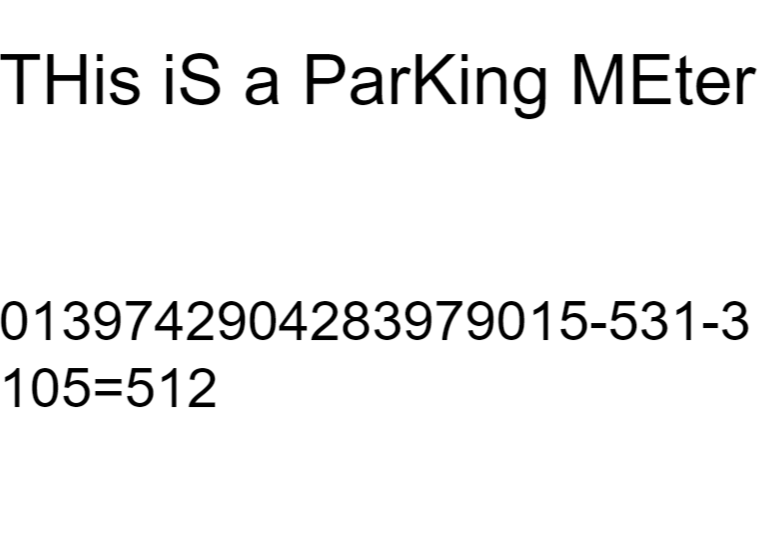
#> input picture testnumbers.PNG, 774 x 558 px
$ python main.py
#> lines starting #> are read from the running program, lines starting #| are printed output that depends on the picture; after the words box and inside, x2 and y2 are one past the last pixel; in counts of white or black regions, pixels touching at a corner belong together
import cv2
import pytesseract
import numpy as np
pytesseract.pytesseract.tesseract_cmd = 'C:\\Program Files\\Tesseract-OCR\\tesseract.exe'

def reading(image):
    img = image
#> img is the input picture: shape (558, 774, 3); min 0, max 255, mean 242.1
    resize_x =1
    resize_y =1
    cv2.waitKey()


    # # sharpen image
    kernel = np.array([[-1,-1,-1], [-1,9,-1], [-1,-1,-1]])
    img = cv2.filter2D(img, -1, kernel)
    gray = cv2.cvtColor(img, cv2.COLOR_RGB2GRAY)

    # resize image to 3 times as large as original for better readability
    gray = cv2.resize(gray, None, fx=resize_x, fy=resize_y, interpolation=cv2.INTER_CUBIC)
    gray = cv2.convertScaleAbs(gray, alpha=3, beta=100)
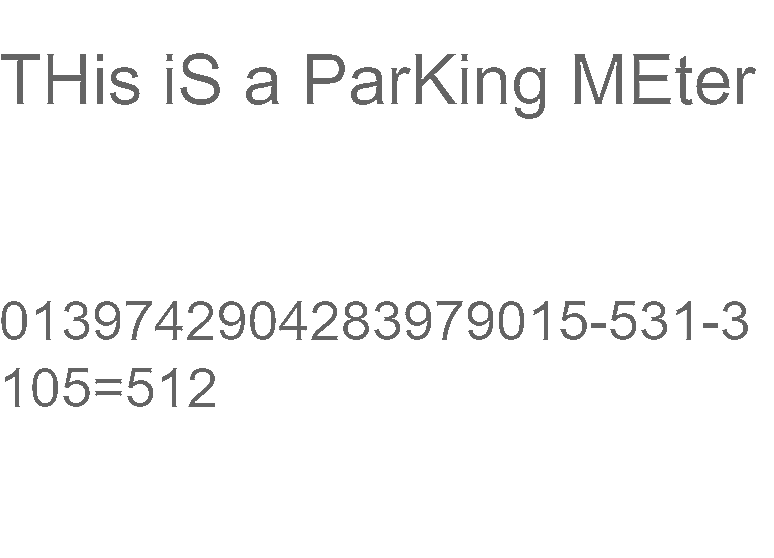
#> gray: shape (558, 774); min 100, max 255, mean 247.5
    cv2.imshow("Gray", gray)
    cv2.waitKey(0)

    # threshold the image using Otsus method to preprocess for tesseract
    ret, thresh = cv2.threshold(gray, 0, 255, cv2.THRESH_OTSU | cv2.THRESH_BINARY_INV)
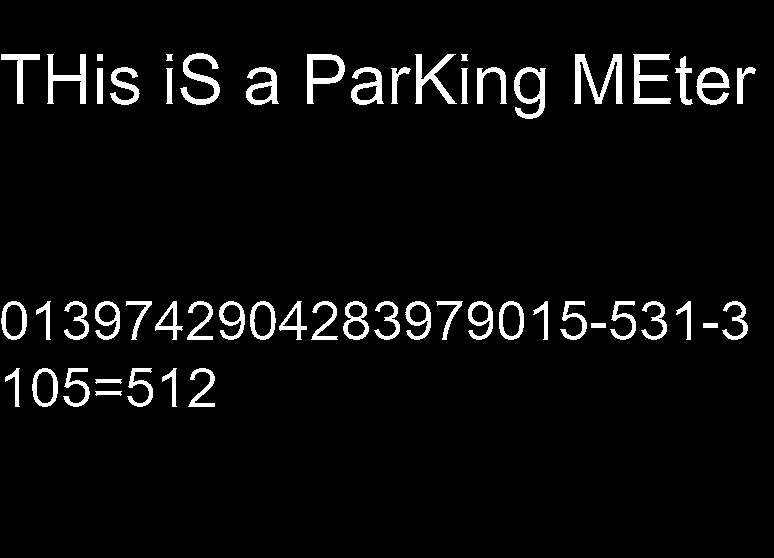
#> thresh: shape (558, 774); 4.8% white; 55 white regions, largest, box (x1, y1, x2, y2) and area: (574, 54, 623, 104) 1057, (633, 54, 671, 104) 819, (180, 53, 220, 105) 791
#> ret = 175
    cv2.imshow("thresh",thresh)
    cv2.waitKey(0)

    # morpological open/closing
    kernel = np.ones((3,3),np.uint8)
    test_img = cv2.dilate(thresh,kernel,iterations = 2)
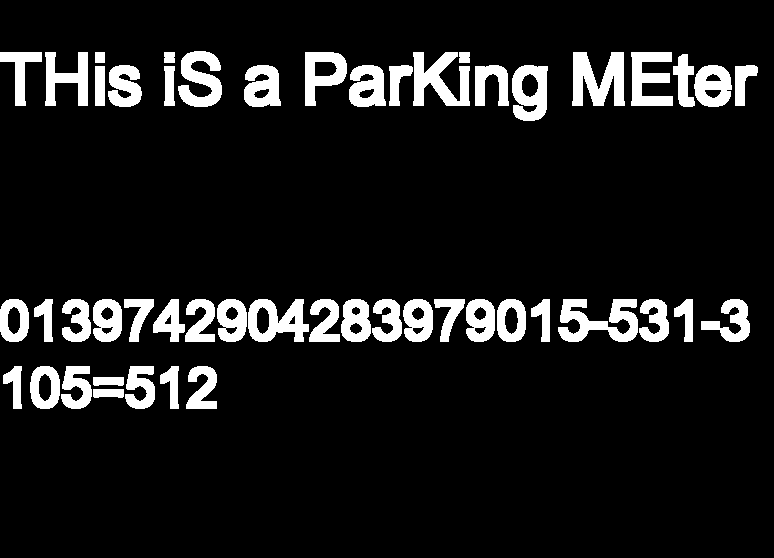
#> test_img: shape (558, 774); 9.9% white; 50 white regions, largest, box (x1, y1, x2, y2) and area: (572, 52, 625, 106) 1941, (558, 299, 638, 342) 1918, (413, 52, 470, 106) 1779
    test_img = cv2.erode(test_img,kernel,iterations = 1)
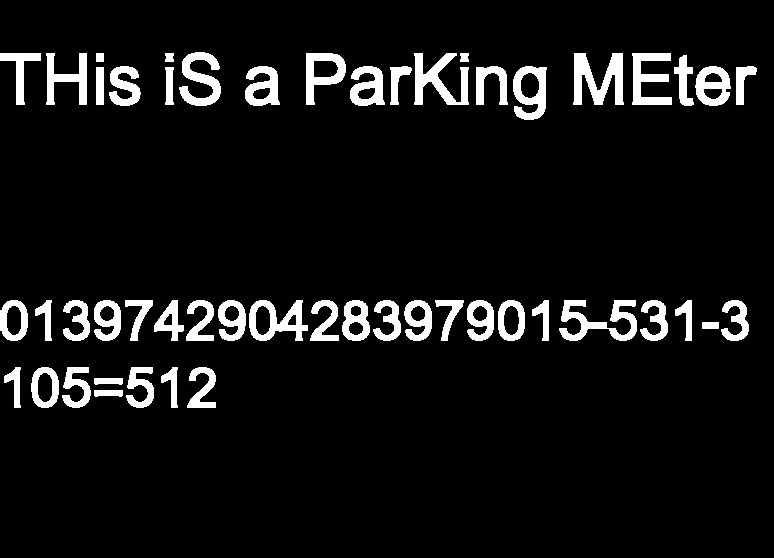
#> test_img: shape (558, 774); 7.4% white; 51 white regions, largest, box (x1, y1, x2, y2) and area: (573, 53, 624, 105) 1537, (559, 300, 637, 341) 1398, (414, 53, 469, 105) 1359
    # test_img = cv2.morphologyEx(test_img,cv2.MORPH_OPEN,kernel)
    # test_img = cv2.morphologyEx(test_img,cv2.MORPH_CLOSE,kernel)
    cv2.imshow("closing", test_img)
    cv2.waitKey(0)


    ## Detecting numbers

    height, width,_ = img.shape
#> height = 558; width = 774
    # cong = r'--oem 3 --psm 6 outputbase digits'
    boxes = pytesseract.image_to_data(test_img)
    img = cv2.resize(img, None, fx=resize_x, fy=resize_y, interpolation=cv2.INTER_CUBIC)
    words = []
    for z,b in enumerate(boxes.splitlines()):
        if(z>0):
            b = b.split()
            if len(b) == 12:
                x,y,w,h = int(b[6]),int(b[7]),int(b[8]),int(b[9])
                cv2.rectangle(img,(x,y),(w+x,h+y),[255,0,0],1)
                cv2.putText(img,b[11],(x,y),cv2.FONT_HERSHEY_COMPLEX,1,[255,0,50],2)
                words.append(b[11])

    cv2.imshow("res",img)
    cv2.waitKey()
    return words

MORSE_CODE_DICT = {'A': '.-', 'B': '-...',
                   'C': '-.-.', 'D': '-..', 'E': '.',
                   'F': '..-.', 'G': '--.', 'H': '....',
                   'I': '..', 'J': '.---', 'K': '-.-',
                   'L': '.-..', 'M': '--', 'N': '-.',
                   'O': '---', 'P': '.--.', 'Q': '--.-',
                   'R': '.-.', 'S': '...', 'T': '-',
                   'U': '..-', 'V': '...-', 'W': '.--',
                   'X': '-..-', 'Y': '-.--', 'Z': '--..',
                   '1': '.----', '2': '..---', '3': '...--',
                   '4': '....-', '5': '.....', '6': '-....',
                   '7': '--...', '8': '---..', '9': '----.',
                   '0': '-----', ', ': '--..--', '.': '.-.-.-',
                   '?': '..--..', '/': '-..-.', '-': '-....-',
                   '(': '-.--.', ')': '-.--.-'}

def encrypt(message):
    cipher = ''
    for letter in message:
        if letter != ' ':
            if not letter in MORSE_CODE_DICT:
                cipher+="N\A"
            else:
                cipher += MORSE_CODE_DICT[letter] + ' '
        else:
            cipher += ' '

    return cipher


def main():
    words = reading(cv2.imread('testnumbers.PNG'))

    for word in words:
        result = encrypt(word.upper())
        print(result)

# Executes the main function
if __name__ == '__main__':
    main()
#> (the call stopped at in reading, `boxes = pytesseract.image_to_data(test_img)`: pytesseract is not available in this run)
